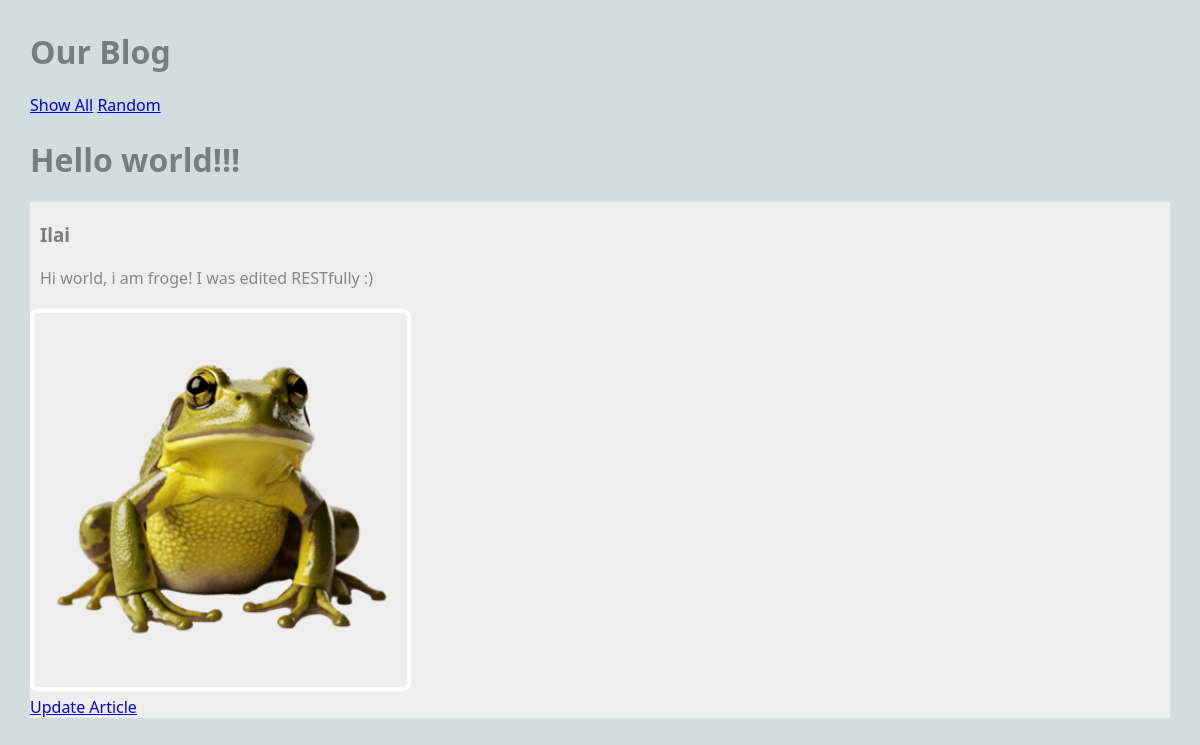
/blog/article/1, run on the app's committed database.
### blog/models.py (models this page shows, shortened)
class Article(models.Model):
  title = models.TextField(blank=True)
  author = models.TextField(blank=True)
  text= models.TextField(blank=True)
  published = models.DateTimeField(auto_now=True)
  image_file = models.ImageField(blank=True)

### blog/views.py (the view)
# urls.py: path('article/<int:pk>', ArticleView.as_view(), name="article"),
class ArticleView(DetailView):
  model = Article
  template_name = "blog/article.html"
  context_object_name = "article"

### blog/templates/blog/article.html
{% extends 'blog/base.html' %}
{% block content %}
  <h1>{{article.title}}</h1>
  <main class="grid-container">
      <article>
        <div>
          <h3>{{article.author}}</h3>
          <p>
            {{article.text}}
          </p>
        </div>
        {% if article.image_file %}
        <img src={{article.image_file.url}} width="100rem" height="auto">
        {% else %}
        <h3>No image</h3>
        {% endif %}
        <a href="{% url 'update_article' article.pk %}">Update Article</a>
      </article>
  </main>
{% endblock %}

### static/styles-blog.css (style rules this page uses)
body { margin: 30px; background: #d1dedd; font-family:'Segoe UI', Tahoma, Geneva, Verdana, sans-serif; }
h1, h2, h3 { color: #767f7e; }
p { color: #828b82; }
.grid-container { background: #eee; max-width: 900px; display: grid; grid-template-columns: repeat(3, 1fr); grid-gap: 10px; max-width: 1200px; margin: 20px auto; }
article img, article.featured img { width: 100%; border: 4px solid #fff; border-radius: 8px; }
article p, article h3 { margin: 20px 10px; }

### data on the page
Article: title "Hello world!!!", author "Ilai", text "Hi world, i am froge! I was edited RESTfully :)", image_file (picture)
